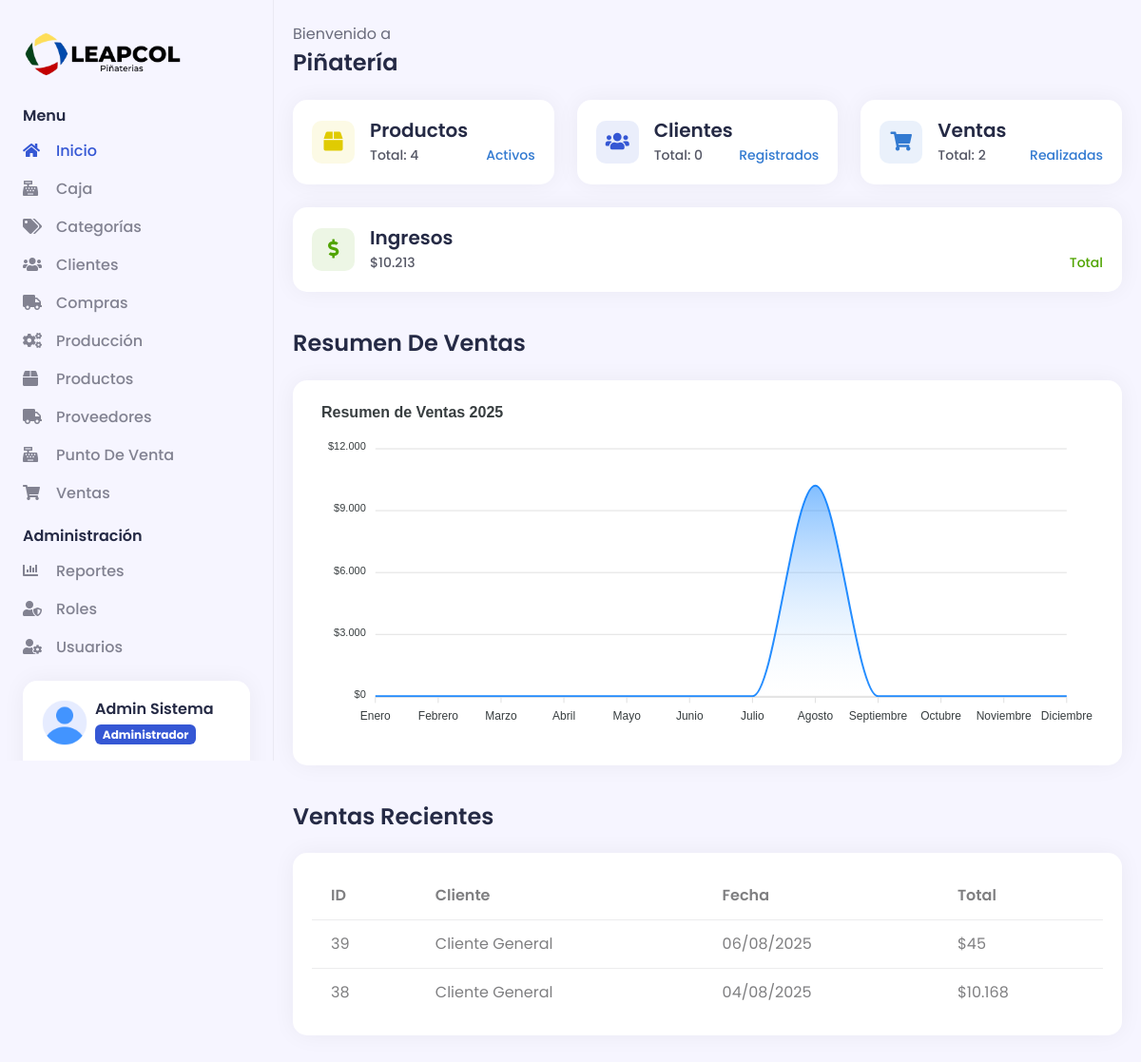
The app's page /dashboard (signed in) with its own data.
### tables this page shows
CREATE TABLE `modulos` (
  `id` int(11) NOT NULL,
  `nombre` varchar(50) NOT NULL,
  `descripcion` varchar(100) DEFAULT NULL,
  `icono` varchar(50) DEFAULT NULL,
  `url` varchar(100) NOT NULL,
  `estado` tinyint(1) NOT NULL DEFAULT 1
);

CREATE TABLE `ventas` (
  `id` int(11) NOT NULL,
  `cliente_id` int(11) DEFAULT NULL,
  `fecha_venta` datetime NOT NULL,
  `subtotal` decimal(10,2) NOT NULL DEFAULT 0.00,
  `impuestos` decimal(10,2) NOT NULL DEFAULT 0.00,
  `descuentos` decimal(10,2) NOT NULL DEFAULT 0.00,
  `total` decimal(10,2) NOT NULL DEFAULT 0.00,
  `pago_con` decimal(10,2) DEFAULT NULL,
  `cambio` decimal(10,2) DEFAULT NULL,
  `costo_total` decimal(10,2) NOT NULL DEFAULT 0.00,
  `ganancia` decimal(10,2) NOT NULL DEFAULT 0.00,
  `metodo_pago` tinyint(1) NOT NULL DEFAULT 1,
  `estado` tinyint(1) NOT NULL DEFAULT 1 COMMENT '1=Completada, 0=Anulada',
  `observaciones` text DEFAULT NULL,
  `usuario_id` int(11) NOT NULL,
  `fecha_creacion` datetime NOT NULL DEFAULT current_timestamp()
);

### Helpers/Helpers.php (called while the page is built, shortened)
<?php
function headerAdmin($data = "")
{
    $view_header = "Views/Template/header.php";
    require_once($view_header);
}
function getUserModules()
{
    require_once "Libraries/Core/Mysql.php";
    $mysql = new Mysql();
    if ($_SESSION['userData']['idrol'] == 1) {
        $sql = "SELECT * FROM modulos WHERE estado = 1 ORDER BY nombre ASC";
        return $mysql->select_all($sql);
    }
    $sql = "SELECT m.* FROM modulos m
            INNER JOIN permisos p ON m.id = p.modulo_id
            WHERE p.rol_id = ? AND m.estado = 1
            ORDER BY m.nombre ASC";
    return $mysql->select_all($sql, [$_SESSION['userData']['idrol']]);
}

### Libraries/Core/Views.php (called while the page is built)
<?php
class Views
{
    public function getView($controller, $view, $data = "")
    {
        $controller = get_class($controller);
        if ($controller == "Home") {
            $view = "Views/" . $view . ".php";
        } else {
            $view = "Views/" . $controller . "/" . $view . ".php";
        }
        require_once $view;
    }
}

### Controllers/Dashboard.php (called while the page is built, shortened)
<?php
require_once "Libraries/Core/Conexion.php";
require_once "Libraries/Core/Mysql.php";
require_once "Libraries/Core/Views.php";
class Dashboard extends AuthController
{
    public function __construct()
    {
        $this->model = new DashboardModel();
    }
    public function index()
    {
        $data['page_tag'] = "Dashboard - " . NOMBRE_EMPRESA;
        $data['page_title'] = "Dashboard";
        $data['page_name'] = "dashboard";
        $data['totalProductos'] = $this->model->getTotalProductos();
        $data['totalClientes'] = $this->model->getTotalClientes();
        $data['totalVentas'] = $this->model->getTotalVentas();
        $data['totalIngresos'] = $this->model->getTotalIngresos();
        $data['ventasRecientes'] = $this->model->getVentasRecientes();
        $data['ventasPorMes'] = $this->model->getVentasPorMes();
        $this->views->getView($this, "dashboard", $data);
    }
}

### index.php (called while the page is built, shortened)
<?php
    require_once "Helpers/Helpers.php";
    $app = new Load();

### Libraries/Core/Conexion.php (called while the page is built)
<?php
class Conexion
{
    private $conect;
    public function __construct()
    {
        $connectionString = "mysql:host=" . DB_HOST . ";dbname=" . DB_NAME . ";charset=" . DB_CHARSET;
        try {
            $this->conect = new PDO($connectionString, DB_USER, DB_PASSWORD);
            $this->conect->setAttribute(PDO::ATTR_ERRMODE, PDO::ERRMODE_EXCEPTION);
        } catch (PDOException $e) {
            error_log("Error de conexión a la base de datos: " . $e->getMessage());
            throw new Exception("Error de conexión a la base de datos. Por favor, contacte al administrador.");
        }
    }
    public function conect()
    {
        return $this->conect;
    }
}

### Libraries/Core/Mysql.php (called while the page is built, shortened)
<?php
class Mysql extends Conexion
{
    private $conexion;
    public function __construct()
    {
        $this->conexion = new Conexion();
        $this->conexion = $this->conexion->conect();
    }
    public function select_all(string $query, array $arrValues = [])
    {
        try {
            $this->strquery = $query;
            $this->arrValues = $arrValues;
            $result = $this->conexion->prepare($this->strquery);
            $result->execute($this->arrValues);
            $data = $result->fetchall(PDO::FETCH_ASSOC);
            return $data;
        } catch (PDOException $e) {
            error_log("Error en select_all: " . $e->getMessage());
            return [];
        }
    }
}

### Models/DashboardModel.php (called while the page is built, shortened)
<?php
class DashboardModel extends Mysql
{
    public function getVentasRecientes()
    {
        $sql = "SELECT v.id,
                       COALESCE(CONCAT(c.nombre, ' ', c.apellido), 'Cliente General') as cliente,
                       v.fecha_venta,
                       v.total
                FROM ventas v
                LEFT JOIN clientes c ON v.cliente_id = c.id
                WHERE v.estado = 1
                ORDER BY v.fecha_venta DESC
                LIMIT 5";
        return $this->select_all($sql);
    }
}

### Views/Dashboard/dashboard.php (the view, shortened to what this page needs)
<?php
    headerAdmin($data);
?>
<div class="d2c_main px-0 px-md-2 py-4">
    <div class="container-fluid">
        <p class="mb-1">Bienvenido a</p>
        <h4 class="mb-4 text-capitalize"><?= NOMBRE_EMPRESA ?></h4>
        <div class="row">
            <div class="col mb-4">
                <div class="card d2c_currency_card_wrapper animate__animated animate__fadeInUp">
                    <div class="card-body d-flex align-items-center">
                        <div>
                            <div class="d2c_coin_icon_wrapper bg-warning text-warning bg-opacity-10 d-flex align-items-center justify-content-center me-3">
                                <i class="fas fa-box"></i>
                            </div>
                        </div>
                        <div class="w-100">
                            <h5 class="mb-1">Productos</h5>
                            <div class="d-flex justify-content-between">
                                <p class="mb-0">Total: <?= $data['totalProductos'] ?></p>
                                <p class="mb-0 text-info">Activos</p>
                            </div>
                        </div>
                    </div>
                </div>
            </div>
            <div class="col mb-4">
                <div class="card d2c_currency_card_wrapper animate__animated animate__fadeInUp">
                    <div class="card-body d-flex align-items-center">
                        <div>
                            <div class="d2c_coin_icon_wrapper bg-primary text-primary bg-opacity-10 d-flex align-items-center justify-content-center me-3">
                                <i class="fas fa-users"></i>
                            </div>
                        </div>
                        <div class="w-100">
                            <h5 class="mb-1">Clientes</h5>
                            <div class="d-flex justify-content-between">
                                <p class="mb-0">Total: <?= $data['totalClientes'] ?></p>
                                <p class="mb-0 text-info">Registrados</p>
                            </div>
                        </div>
                    </div>
                </div>
            </div>
            <div class="col mb-4">
                <div class="card d2c_currency_card_wrapper animate__animated animate__fadeInUp">
                    <div class="card-body d-flex align-items-center">
                        <div>
                            <div class="d2c_coin_icon_wrapper bg-info text-info bg-opacity-10 d-flex align-items-center justify-content-center me-3">
                                <i class="fas fa-shopping-cart"></i>
                            </div>
                        </div>
                        <div class="w-100">
                            <h5 class="mb-1">Ventas</h5>
                            <div class="d-flex justify-content-between">
                                <p class="mb-0">Total: <?= $data['totalVentas'] ?></p>
                                <p class="mb-0 text-info">Realizadas</p>
                            </div>
                        </div>
                    </div>
                </div>
            </div>
            <div class="col mb-4">
                <div class="card d2c_currency_card_wrapper animate__animated animate__fadeInUp">
                    <div class="card-body d-flex align-items-center">
                        <div>
                            <div class="d2c_coin_icon_wrapper bg-success text-success bg-opacity-10 d-flex align-items-center justify-content-center me-3">
                                <i class="fas fa-dollar-sign"></i>
                            </div>
                        </div>
                        <div class="w-100">
                            <h5 class="mb-1">Ingresos</h5>
                            <div class="d-flex justify-content-between">
                                <p class="mb-0">$<?= number_format($data['totalIngresos'], 0, ',', '.') ?></p>
                                <p class="mb-0 text-success">Total</p>
                            </div>
                        </div>
                    </div>
                </div>
            </div>
        </div>
        <div class="row">
            <div class="col-xxl-7 mb-4">
                <h4 class="mb-4 text-capitalize mt-3">Resumen de Ventas</h4>
                <div class="card">
                    <div class="card-body">
                        <div id="d2c_dashboard_lineChart"></div>
                    </div>
                </div>
            </div>
            <div class="col-xxl-5 mb-4">
                <h4 class="mb-4 text-capitalize mt-3">Ventas Recientes</h4>
                <div class="card">
                    <div class="card-body">
                        <div class="table-responsive">
                            <table class="table mb-0">
                                <thead>
                                    <tr>
                                        <th>ID</th>
                                        <th>Cliente</th>
                                        <th>Fecha</th>
                                        <th>Total</th>
                                    </tr>
                                </thead>
                                <tbody>
                                    <?php if(!empty($data['ventasRecientes'])): ?>
                                        <?php foreach($data['ventasRecientes'] as $venta): ?>
                                        <tr>
                                            <td><?= $venta['id'] ?></td>
                                            <td><?= $venta['cliente'] ?></td>
                                            <td><?= date('d/m/Y', strtotime($venta['fecha_venta'])) ?></td>
                                            <td>$<?= number_format($venta['total'], 0, ',', '.') ?></td>
                                        </tr>
                                        <?php endforeach; ?>
                                    <?php else: ?>
                                        <tr>
                                            <td colspan="4" class="text-center">No hay ventas registradas</td>
                                        </tr>
                                    <?php endif; ?>
                                </tbody>
                            </table>
                        </div>
                    </div>
                </div>
            </div>
        </div>
    </div>
</div>

### Views/Template/navbar.php (shortened to what this page needs)
<div class="d2c_sidebar offcanvas-lg offcanvas-start p-4" tabindex="-1" id="d2c_sidebar">
    <div class="d-flex flex-column">
        <a href="<?= BASE_URL ?>dashboard" class="brand-icon">
            <img class="navbar-brand" src="<?= BASE_URL ?>assets/images/logo/logo.png" alt="logo">
        </a>
        <ul class="navbar-nav flex-grow-1">
            <li class="nav-item">
                <h6 class="d2c_nav_title">Menu</h6>
                <ul class="sub-menu">
                    <li class="nav-item <?= (isset($data['page_name']) && $data['page_name'] == 'dashboard') ? 'active' : '' ?>">
                        <a class="sub-menu-link" href="<?= BASE_URL ?>dashboard">
                            <span class="d2c_icon">
                                <i class="fas fa-home"></i>
                            </span>
                            <span> Inicio </span>
                        </a>
                    </li>
                    <?php
                    $userModules = getUserModules();
                    $mainModules = ['categorias', 'productos', 'produccion', 'clientes', 'proveedores', 'compras', 'pos', 'ventas', 'caja'];
                    foreach($userModules as $module):
                        if(in_array($module['url'], $mainModules)):
                    ?>
                    <li class="nav-item <?= (isset($data['page_name']) && $data['page_name'] == $module['url']) ? 'active' : '' ?>">
                        <a class="sub-menu-link" href="<?= BASE_URL ?><?= $module['url'] ?>">
                            <span class="d2c_icon">
                                <i class="<?= $module['icono'] ?>"></i>
                            </span>
                            <span> <?= $module['nombre'] ?> </span>
                        </a>
                    </li>
                    <?php
                        endif;
                    endforeach;
                    ?>
                </ul>
            </li>
            <?php
            $adminModules = ['usuarios', 'roles', 'reportes'];
            $hasAdminModules = false;
            foreach($userModules as $module) {
                if(in_array($module['url'], $adminModules)) {
                    $hasAdminModules = true;
                    break;
                }
            }
            if($hasAdminModules):
            ?>
            <li class="nav-item">
                <h6 class="d2c_nav_title">Administración</h6>
                <ul class="sub-menu collapse show" id="admin">
                    <?php
                    foreach($userModules as $module):
                        if(in_array($module['url'], $adminModules)):
                    ?>
                    <li class="nav-item <?= (isset($data['page_name']) && $data['page_name'] == $module['url']) ? 'active' : '' ?>">
                        <a class="sub-menu-link" href="<?= BASE_URL ?><?= $module['url'] ?>">
                            <span class="d2c_icon">
                                <i class="<?= $module['icono'] ?>"></i>
                            </span>
                            <span> <?= $module['nombre'] ?> </span>
                        </a>
                    </li>
                    <?php
                        endif;
                    endforeach;
                    ?>
                </ul>
            </li>
            <?php endif; ?>
        </ul>
        <div class="card d2c_switch_card">
            <div class="card-body">
                <ul class="navbar-nav">
                    <li class="nav-item clearfix mb-4">
                        <div class="float-start me-2">
                            <a href="<?= BASE_URL ?>perfil"><img class="w-100 rounded" src="<?= BASE_URL ?>assets/images/avatar/user.png" alt="Profile Image" style="height: 3rem; width: 3rem; object-fit: cover"></a>
                        </div>
                        <div class="float-start">
                            <h6 class="mb-1"><a href="<?= BASE_URL ?>perfil">
                                <?php if(isset($_SESSION['userData'])): ?>
                                    <?= $_SESSION['userData']['nombre'] . ' ' . $_SESSION['userData']['apellido'] ?>
                                <?php else: ?>
                                    Usuario
                                <?php endif; ?>
                            </a></h6>
                            <p class="mb-0 badge bg-primary text-white">
                                <?php if(isset($_SESSION['userData'])): ?>
                                    <?= $_SESSION['userData']['nombrerol'] ?>
                                <?php else: ?>
                                    Sin rol
                                <?php endif; ?>
                            </p>
                        </div>
                    </li>
                </ul>
            </div>
        </div>
    </div>
</div>

### records on screen
modulos: nombre "Caja"
modulos: nombre "Categorías"
modulos: nombre "Clientes"
modulos: nombre "Compras"
modulos: nombre "Producción"
modulos: nombre "Productos"
modulos: nombre "Proveedores"
modulos: nombre "Punto De Venta"
modulos: nombre "Ventas"
modulos: nombre "Reportes"
modulos: nombre "Roles"
modulos: nombre "Usuarios"
ventas: id "39", cliente "Cliente General", fecha_venta "06/08/2025", total "45"
ventas: id "38", cliente "Cliente General", fecha_venta "04/08/2025", total "10.168"

### other values on screen
$_SESSION['userData']['nombre'] "Admin"
$_SESSION['userData']['apellido'] "Sistema"
$_SESSION['userData']['nombrerol'] "Administrador"
NOMBRE_EMPRESA "Piñatería"
$data['totalProductos'] "4"
$data['totalClientes'] "0"
$data['totalVentas'] "2"
$data['totalIngresos'] "10.213"
